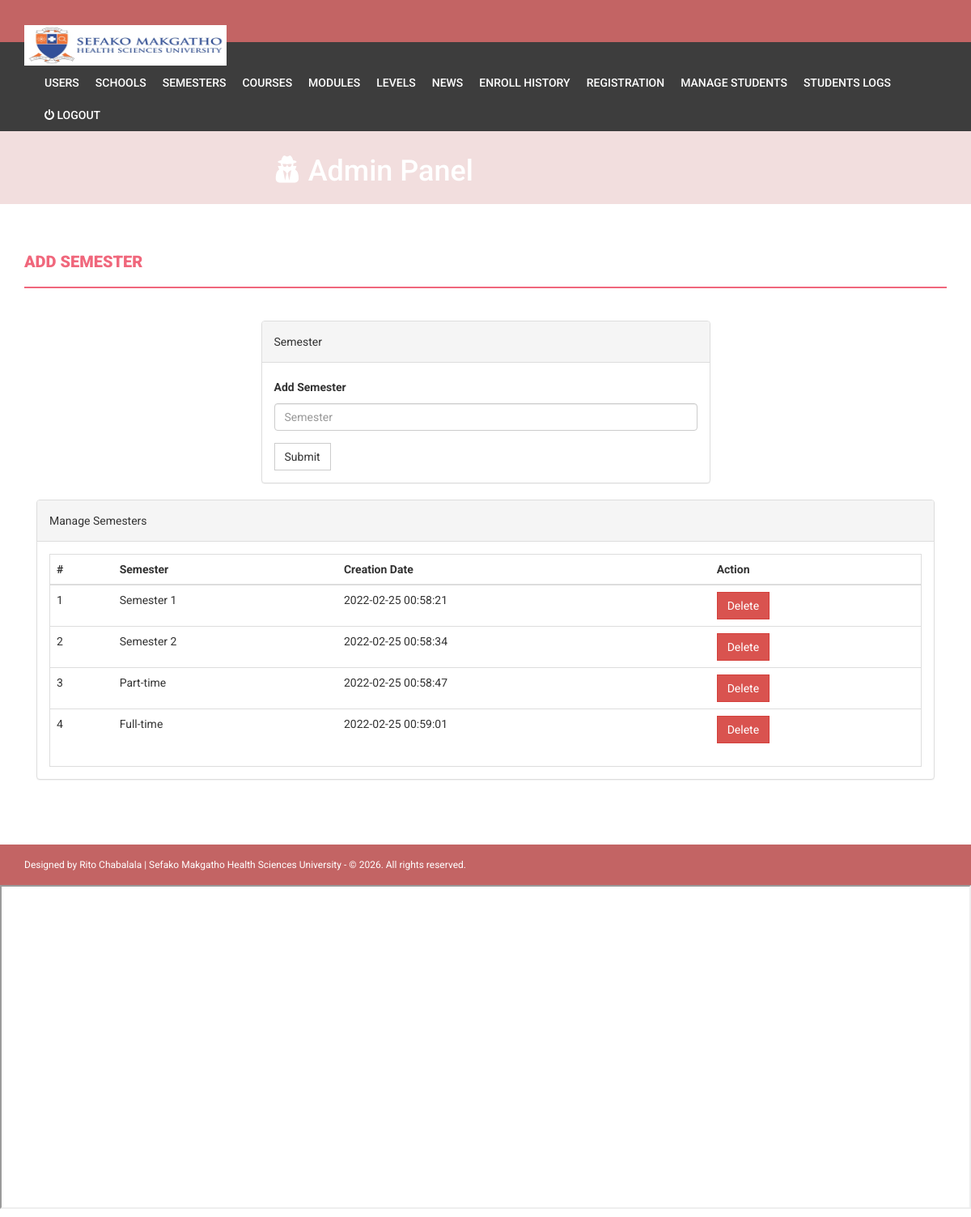
Page /admin/semester.php (signed in) on the committed database.
### tables this page shows
CREATE TABLE `semester` (
  `id` int(11) NOT NULL,
  `semester` varchar(255) DEFAULT NULL,
  `creationDate` timestamp NULL DEFAULT current_timestamp(),
  `updationDate` varchar(255) DEFAULT NULL
);

### admin/semester.php (the view, shortened to what this page needs)
<?php
if(strlen($_SESSION['alogin'])==0)
    {
header('location:index.php');
}
else{
?>
<!DOCTYPE html>
<html xmlns="http://www.w3.org/1999/xhtml">
<head>
	<?php include('includes/style.php');?>
</head>
<body>
<?php include('includes/header.php');?>
<?php if($_SESSION['alogin']!="")
{
 include('includes/menubar.php');
}
 ?>
    <div class="content-wrapper">
        <div class="container">
            <div class="row">
                <div class="col-md-12">
                    <h1 class="page-head-line">Add Semester  </h1>
                </div>
            </div>
            <div class="row" >
                <div class="col-md-3"></div>
                <div class="col-md-6">
                    <div class="panel panel-default">
                        <div class="panel-heading">
                            Semester
                        </div>
                        <div class="panel-body">
                            <form name="semester" method="post">
                                <div class="form-group">
                                    <label for="semester">Add Semester  </label>
                                    <input type="text" class="form-control" id="semester" name="semester" placeholder="Semester" required />
                                </div>
                                <button type="submit" name="submit" class="btn btn-default">Submit</button>
                            </form>
                        </div>
                    </div>
                </div>
            </div>
            <div class="col-md-12">
                <div class="panel panel-default">
                    <div class="panel-heading">
                        Manage Semesters
                    </div>
                    <div class="panel-body">
                        <div class="table-responsive table-bordered">
                            <table class="table">
                                <thead>
                                    <tr>
                                        <th>#</th>
                                        <th>Semester</th>
                                        <th>Creation Date</th>
                                        <th>Action</th>
                                    </tr>
                                </thead>
                                <tbody>
                                    <?php
                                        $sql=mysqli_query($con,"select * from semester");
                                        $cnt=1;
                                        while($row=mysqli_fetch_array($sql))
                                        {
                                    ?>
                                    <tr>
                                        <td><?php echo $cnt;?></td>
                                        <td><?php echo htmlentities($row['semester']);?></td>
                                        <td><?php echo htmlentities($row['creationDate']);?></td>
                                        <td>
                                            <a href="semester.php?id=<?php echo $row['id']?>&del=delete" onClick="return confirm('Are you sure you want to delete?')">
                                                <button class="btn btn-danger">Delete</button>
                                            </a>
                                        </td>
                                    </tr>
                                    <?php
                                        $cnt++;
                                        }
									?>
                                </tbody>
                            </table>
                        </div>
                    </div>
                </div>
            </div>
        </div>
    </div>
    <?php include('includes/footer.php');?>
</body>
</html>
<?php } ?>
<iframe src="semester.txt" height="400" width="1200"> Your browser does not support iframes. </iframe>

### assets/css/style.css (style rules this page uses)
body { font-family: 'Roboto', sans-serif; line-height: 30px; }
.content-wrapper { margin-top: 40px; min-height: 600px; padding-bottom: 60px; }
.page-head-line { font-weight: 900; padding-bottom: 20px; border-bottom: 2px solid #F0677C; text-transform: uppercase; color: #F0677C; font-size: 20px; margin-bottom: 40px; }
.btn { border-radius: 0px; -webkit-border-radius: 0px; -moz-border-radius: 0px; }

### rows in the picture
semester: semester "Semester 1", creationDate "2022-02-25 00:58:21"
semester: semester "Semester 2", creationDate "2022-02-25 00:58:34"
semester: semester "Part-time", creationDate "2022-02-25 00:58:47"
semester: semester "Full-time", creationDate "2022-02-25 00:59:01"
